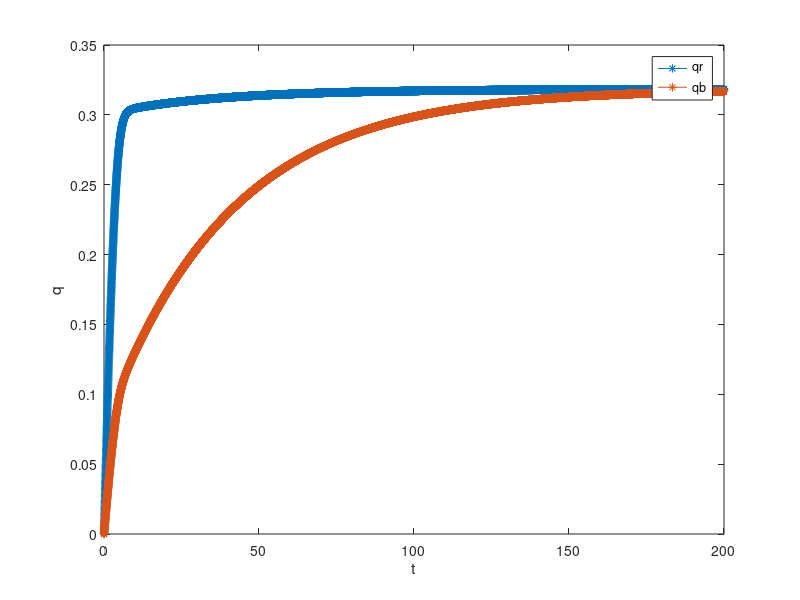
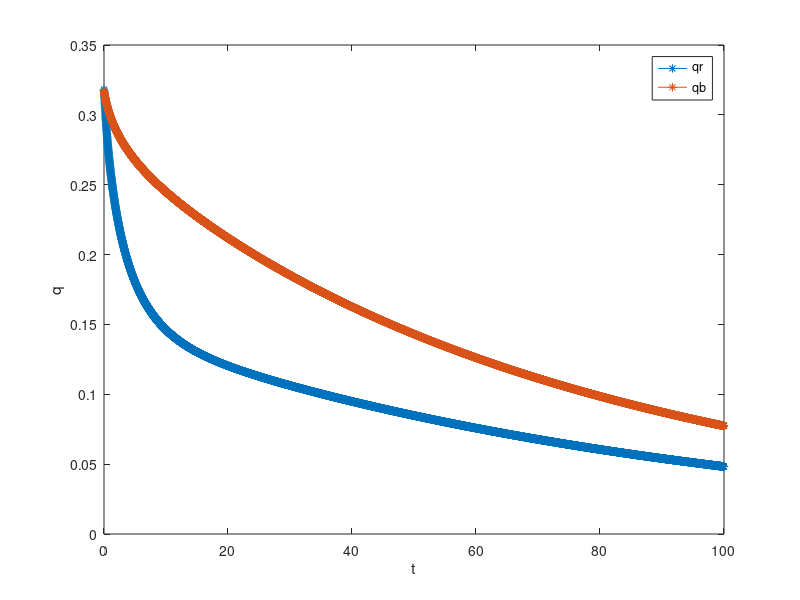
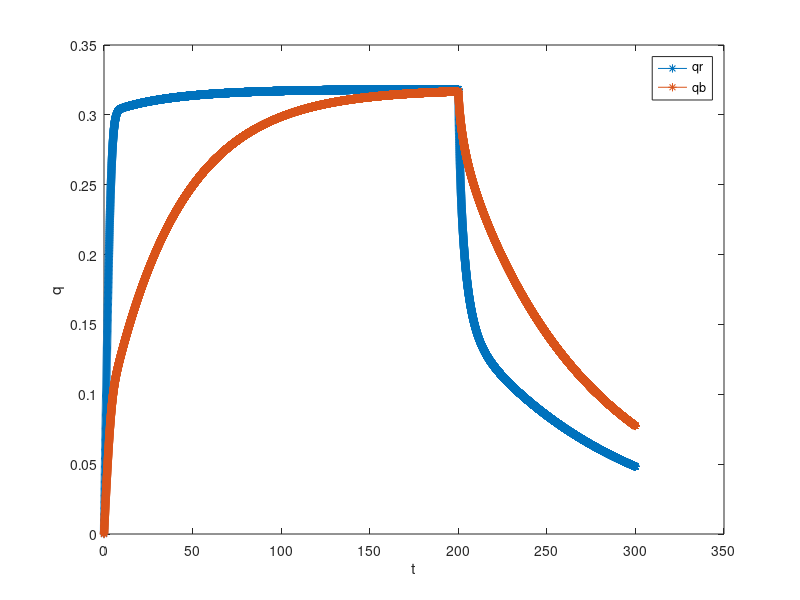

Source code (MATLAB) for these figures, in order:
%Solution of the equations for an AC grain (local problem)
%Explicit method (forward Euler)
% 1) Run the code and analyze the plots
% 2) Solve also the unloading problem: load for 200s, and unload (c_ext=0)
% for 100s

%BAX 1500
epse = 0.37; epsp = 0.8; rhoS = 2.22e6; K = 3.e-3; qm = 0.4; %Porosity constants, Laumuir's isoterm constants.
Dp=1.e-8; %Difusion intraparticular
B= 1.35;  %The constant related to the boundary condition (B.C) mass transfer. (small B, absorb slowly, big B, faster absortion)
R=0.002; %Radius of the bullet.

c_ext = 1300; %Exterior concentration

L=@(q) q./(K*(qm-q)); %Laumir's isoterm.
dL=@(q) qm./(K*(qm-q).^2);

Tfinal = 200;
dt = 0.01;  
nOfTimeSteps = round(Tfinal/dt);

alpha = Dp*B/R; beta=35*Dp/(R^2);
qb=zeros(nOfTimeSteps+1,1); qR=qb;

%Loop for time steps
for n=1:nOfTimeSteps
    cmL=c_ext-L(qR(n));
    qb(n+1)=qb(n)+dt*3*alpha*cmL;
    qR(n+1)=qR(n)+dt*(beta*(qb(n)-qR(n))+10*alpha*cmL);
end

ts = [0:nOfTimeSteps]*dt;
figure(1)
plot(ts,[qR,qb],'-*'), legend('qr','qb'),xlabel('t'),ylabel('q')

Tfinal = 100;
dt = 0.01;
nOfTimeStepsUnloading = round(Tfinal/dt);
qbLoading=qb; qRLoading=qR;
qb = zeros(nOfTimeStepsUnloading+1,1); qR = qb;
qb(1) = qbLoading(end); qR(1) = qRLoading(end);
c_ext = 0;

%Loop for time steps
for n=1:nOfTimeStepsUnloading
    cmL=c_ext-L(qR(n));
    qb(n+1)=qb(n)+dt*3*alpha*cmL;
    qR(n+1)=qR(n)+dt*(beta*(qb(n)-qR(n))+10*alpha*cmL);
end


ts = [0:nOfTimeStepsUnloading]*dt;
figure(2)
plot(ts,[qR,qb],'-*'), legend('qr','qb'),xlabel('t'),ylabel('q')

ts = [0:nOfTimeSteps + nOfTimeStepsUnloading+1]*dt;
figure(3)
qRT = [qRLoading;qR];
qbT = [qbLoading;qb];
plot(ts,[qRT,qbT], '-*'), legend('qr', 'qb'),xlabel('t'),ylabel('q')

% sigma = ( ((1-epse)/epse)*3*Dp*B/R )*((1-epsp)*rhoS-epsp*dL(qb));
% figure(2)
% plot(ts(2:end),sigma(2:end)), ylabel('sigma'), xlabel('t')
% 
